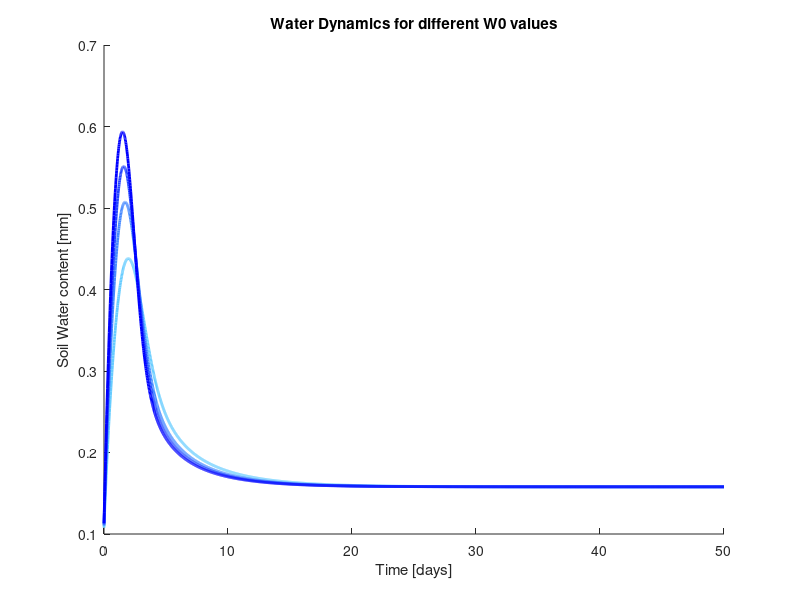
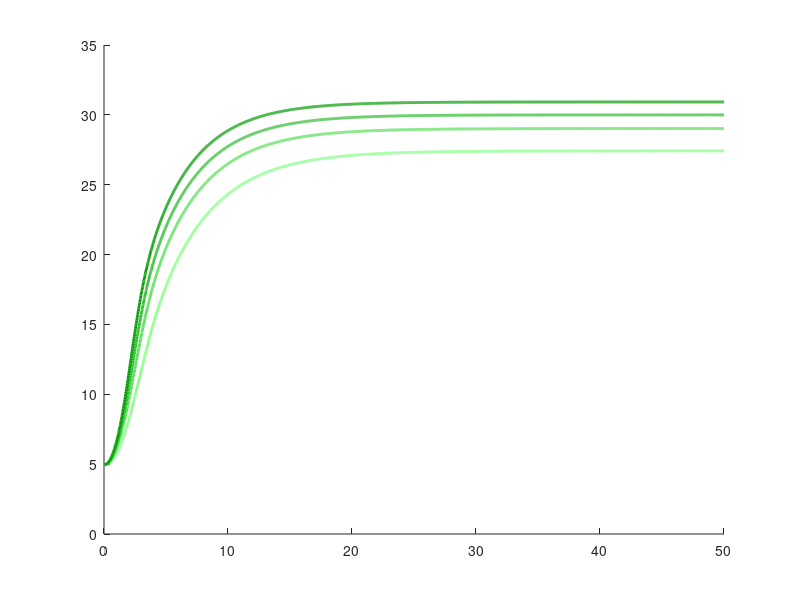

These charts were generated, in order, by the following MATLAB code: (Note: this script raises an error after producing the figures.)
% Final Assignment

% Research Question 1


% --- W0 parameter visualization ---
w0vec = [0.2, 0.5, 0.7, 0.9];
figure(1);
hold on
legendEntriesWater = {};

figure(2);
hold on
legendEntriesPlant = {};

blueBase  = [0, 0, 1];     % pure blue
blueLight = [0.4, 0.8, 1]; % light blue
greenBase = [0, 0.6, 0];   % pure green
greenLight = [0.5, 1, 0.5]; % light green

for j=1:4
    % system parameters
    PPT = 0.8; % find appropriate values
    P = 5; % initial value
    e = 10;
    k1 = 3;
    k2 = 5;
    W0 = w0vec(j);
    W = 0.1; % initial value
    cmax = 0.5;
    d = 0.1;
    b = 0.15;
    rw = 0.1; % find appropria9te value 

    % --- control parameters ---
    startTime = 0;
    endTime   = 50;
    timeStep  = 0.02;
    
    % --- compute iteration count ---
    iterations = floor((endTime - startTime)/timeStep) + 1;
    
    % --- initialize vectors ---
    timeV   = zeros(iterations, 1);
    waterV  = zeros(iterations, 1);
    plantV  = zeros(iterations, 1);
    
    % --- initialize state ---
    stateW = W;
    stateP = P;
    
    % --- simulation loop ---
    for i = 1:iterations
        t = startTime + (i-1)*timeStep;
    
        dWdt = PPT * ((stateP + k2 * W0) / (stateP + k2)) ...
             - ((cmax * stateW) / (stateW + k1)) * stateP ...
             - (rw * stateW);
    
        dPdt = e * (cmax * (stateW / (stateW + k1))) * stateP ...
             - (d + b) * stateP;
    
        stateW = stateW + dWdt * timeStep;
        stateP = stateP + dPdt * timeStep;
    
        % store
        timeV(i)  = t;
        waterV(i) = stateW;
        plantV(i) = stateP;
    end
    
    
    % --- plots ---
    t = (j - 1) / (length(w0vec) - 1);
    waterColor = blueLight * (1 - t) + blueBase * t;
    plantColor = greenLight * (1 - t) + greenBase * t;

    % --- plots ---
    figure(1)
    plot(timeV, waterV, 'Color', waterColor, 'LineWidth', 2)
    legendEntriesWater{end+1} = "Water (W0=" + w0vec(j) + ")";

    figure(2)
    plot(timeV, plantV, 'Color', plantColor, 'LineWidth', 2)
    legendEntriesPlant{end+1} = "Plant (W0=" + w0vec(j) + ")";


end 

figure(1)
xlabel("Time [days]")
ylabel("Soil Water content [mm]")
title("Water Dynamics for different W0 values")
legend(legendEntriesWater)

figure(2)
xlabel("Time [days]")
ylabel("Plant Biomass [g/m^2]")
title("Vegetation Dynamics for different W0 values")
legend(legendEntriesPlant, 'Location', 'Southeast')
    
